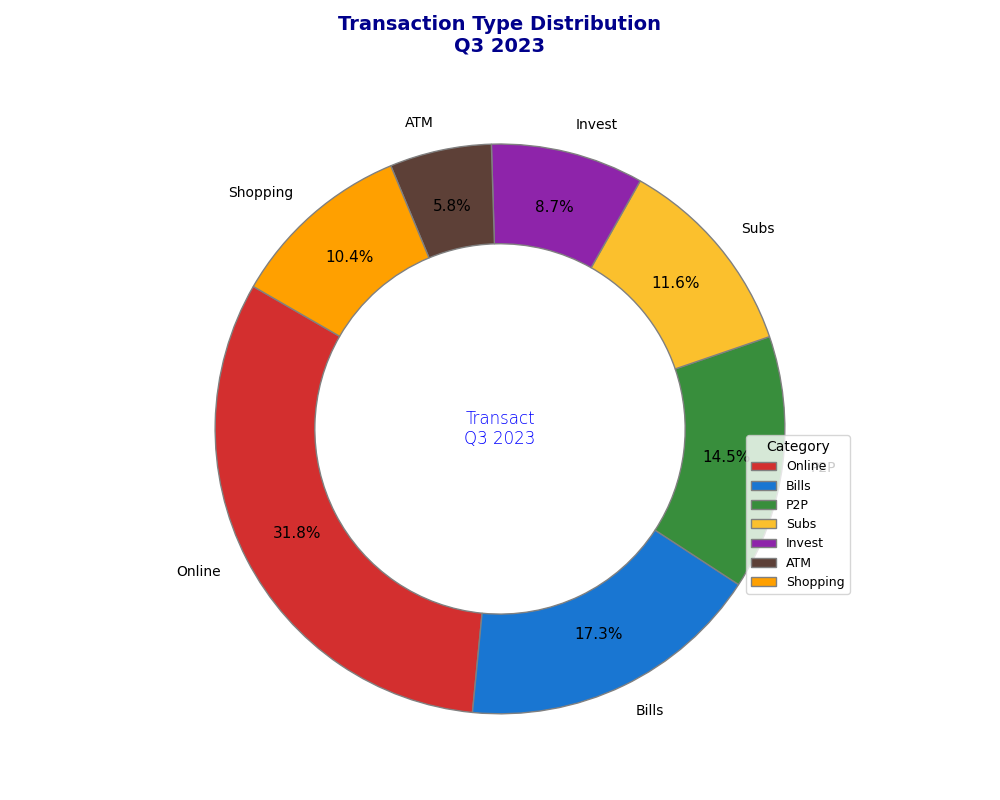

The Python source for this figure:
import matplotlib.pyplot as plt

transaction_categories = [
    'Online', 
    'Bills', 
    'P2P', 
    'Subs', 
    'Invest', 
    'ATM',
    'Shopping'
]

transaction_counts = [550, 300, 250, 200, 150, 100, 180]

colors = ['#D32F2F', '#1976D2', '#388E3C', '#FBC02D', '#8E24AA', '#5D4037', '#FFA000']

fig, ax = plt.subplots(figsize=(10, 8), subplot_kw=dict(aspect="equal"))

wedges, texts, autotexts = ax.pie(transaction_counts, labels=transaction_categories, 
                                  colors=colors, autopct='%1.1f%%', startangle=150,  # Changed angle
                                  pctdistance=0.8,  # Altered percentage distance
                                  wedgeprops=dict(width=0.35, edgecolor='grey'))  # Altered border color

ax.text(0, 0, 'Transact\nQ3 2023', horizontalalignment='center', 
        verticalalignment='center', fontsize=12, fontweight='light', color='blue')  # Changed text style

ax.legend(wedges, transaction_categories, title="Category", loc="upper right", 
          bbox_to_anchor=(1, 0.5), fontsize=9)  # Changed legend position

plt.setp(autotexts, size=11, weight='normal', color='black')  # Changed label style
plt.setp(texts, size=10)

plt.title("Transaction Type Distribution\nQ3 2023", fontsize=14, fontweight='bold', pad=15, color='darkblue')  # Changed title style
plt.grid(True, linestyle='--', linewidth=0.7, color='grey')  # Added grid
plt.tight_layout()
plt.show()
